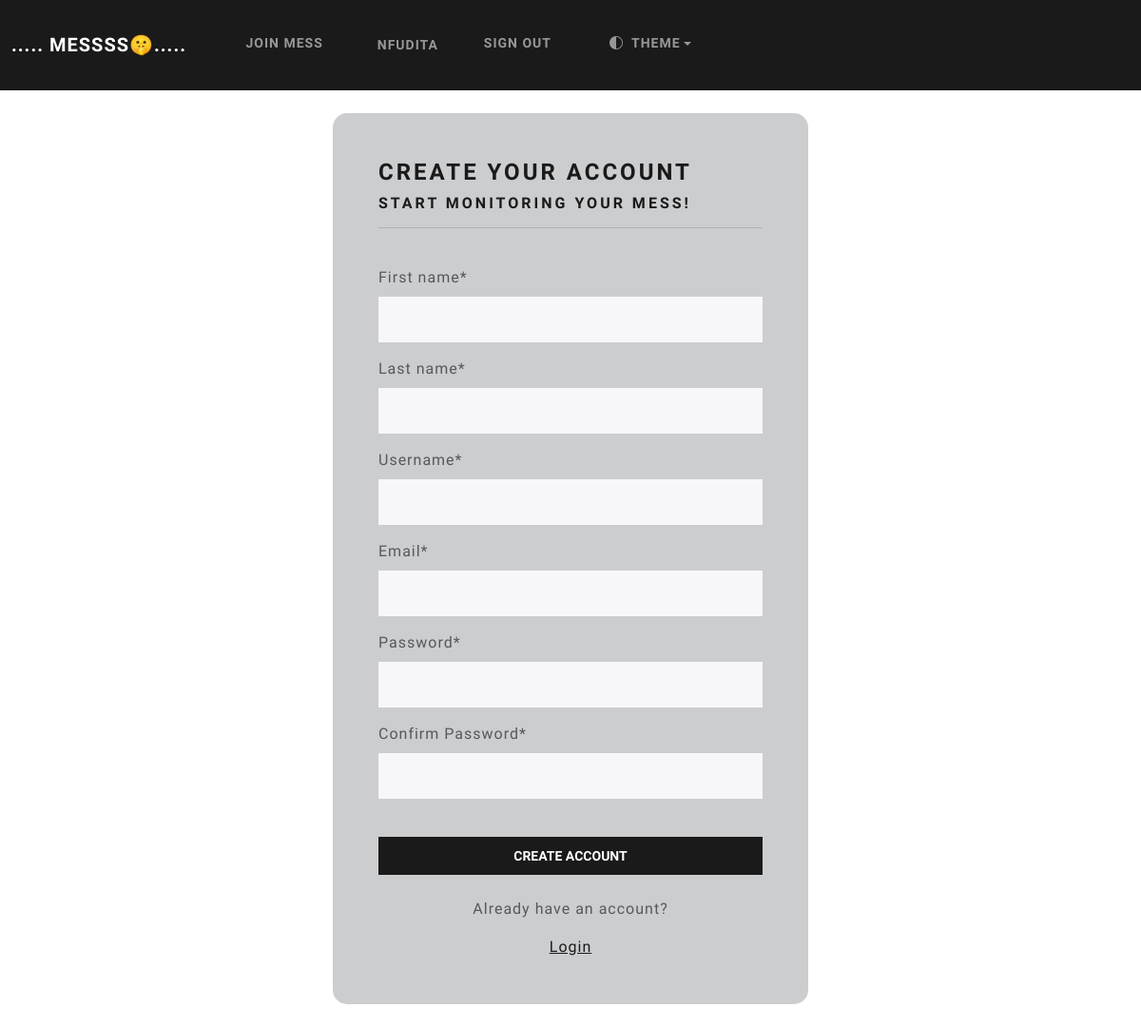
/register (signed in), run on an earlier commit of the app's database.
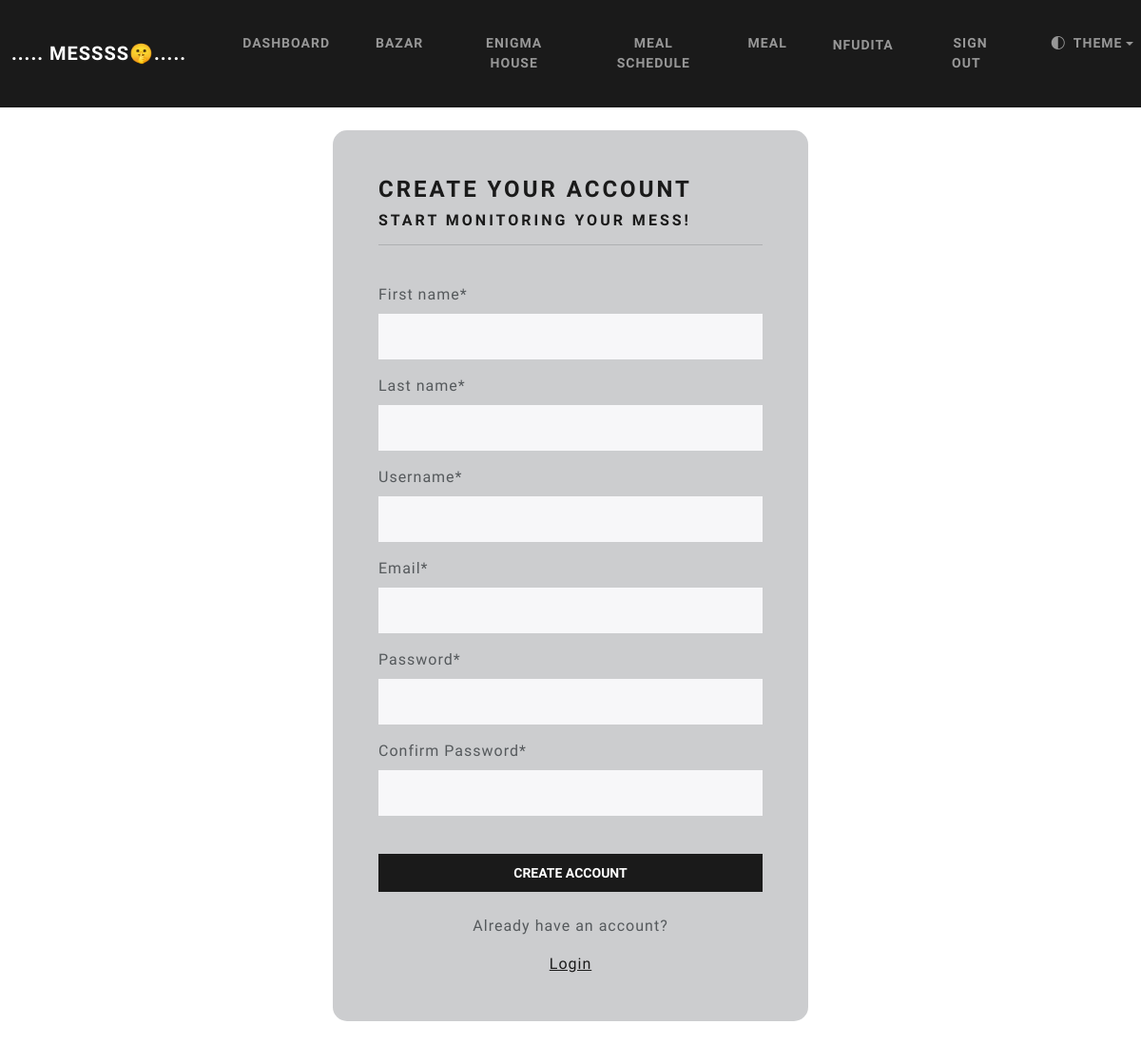
And on a later commit of the database.
### webapp/models.py (models this page shows, shortened)
class User(AbstractBaseUser):
    first_name = models.CharField(max_length=50)
    last_name = models.CharField(max_length=50)
    username = models.CharField(max_length=50, unique=True)
    email = models.EmailField(max_length=100 , unique=True)
    phone = models.CharField(max_length=15, blank=True, unique=False, null=True)
    date_joined = models.DateTimeField(auto_now_add=True)
    last_login = models.DateTimeField(auto_now_add=True)
    created_login = models.DateTimeField(auto_now_add=True)
    modified_login = models.DateTimeField(auto_now_add=True)
    is_admin = models.BooleanField(default=False)
    is_staff = models.BooleanField(default=False)
    is_active = models.BooleanField(default=True)
    is_superadmin = models.BooleanField(default=False)
    in_mess = models.ForeignKey(
        Mess,
        on_delete=models.SET_NULL,
        null=True,
        blank=True,
        related_name='user'
    )
    USERNAME_FIELD = 'email'
    REQUIRED_FIELDS = ['username', 'first_name', 'last_name']
    objects = UserManager()
    def __str__(self):
        return self.username

class Mess(models.Model):
    name = models.CharField(max_length=100)
    mess_code = models.CharField(max_length=8, unique=True)
    lunch_update_time =  models.TimeField(default="08:00")
    meal_update_time =  models.TimeField(default="18:00")
    def __str__(self):
        return self.name

### webapp/views.py (the view, shortened to what this page needs)
# urls.py: path('register', views.register_user_mess, name="register"),
def register_user_mess(request):
    form = SignUp()
    context = {'form':form}
    return render(request, 'webapp/register.html', context=context)

### webapp/forms.py (shortened to what this page needs)
class SignUp(forms.ModelForm):
    password = forms.CharField(widget=forms.PasswordInput)
    password_confirm = forms.CharField(widget=forms.PasswordInput, label="Confirm Password")
    class Meta:
        model = User
        fields = ['first_name', 'last_name' ,'username', 'email'  ]

### webapp/templates/webapp/register.html (shortened to what this page needs)
{% extends "webapp/base.html" %}
{% load crispy_forms_tags %}
{% block content %}
    <body>
        <div class="container bg-dark shadow-md p-5 bg-opacity-25 form-layout" >
            <h3> Create your account </h3>
            <h5> Start monitoring your mess! </h5>
            <hr>
            <br>
            <form method="POST" autocomplete="off">
                {{form|crispy}}
                <br>
                <button type="submit" class="btn btn-primary w-100 btn-block p-2"> Create account </button>
            </form>
            <br>
            <div class="text-center">
                <p> Already have an account? </p> <a href='{% url "my-login" %}'> Login </a>
            </div>
        </div>
        <br>
    </body>
{% endblock  %}

### webapp/templates/webapp/navbar.html (shortened to what this page needs)
<nav class="navbar navbar-expand-lg navbar-dark bg-primary justify-content-center" data-bs-theme="dark">
      <a class="navbar-brand main-heading" href="{% url 'home' %}">
        &nbsp; ..... MeSsss🤫.....
      </a>
      <div class="collapse navbar-collapse text-center" id="navbarNavDropdown">
        <ul class="navbar-nav mr-auto">
          {% if user.is_authenticated %}
            {% if  user.in_mess %}
              <li class="nav-item">
                <a class="nav-link {% if request.path == '/dashboard' %}active{% endif %}" href='{% url "dashboard" %}'>Dashboard</a>
              </li>
              <li class="nav-item">
                <a class="nav-link {% if request.path == '/bazar-list' %}active{% endif %}" href='{% url "bazar-list" %}'>Bazar  </a>
              </li>
              <li class="nav-item">
                <a class="nav-link {% if request.path == '/my-mess' %}active{% endif %}" href='{% url "my-mess" %}'>{{user.in_mess}}  </a>
              </li>
              <li class="nav-item">
                <a class="nav-link {% if request.path == '/meal-schedule' %}active{% endif %}" href='{% url "meal_schedule" %}'> Meal Schedule  </a>
              </li>
              <li class="nav-item">
                <a class="nav-link {% if request.path == '/meal' %}active{% endif %}" href='{% url "meal_list" %}'> Meal</a>
              </li>
            {% else %}
              <li class="nav-item">
                <a class="nav-link {% if request.path == '/join-mess' or request.path == '/create-mess' %}active{% endif %}" href='{% url "join_mess" %}'>Join Mess &nbsp;  </a>
              </li>
            {% endif %}
            {% if  user.is_authenticated %}
            <li class="nav-item">
              <a class="nav-link btn btn-light " {%comment%}style="border-radius: 50%;"{%endcomment%} href="">{{user}} </a>
            </li>
          {% endif %}
            <li class="nav-item">
              <a class="nav-link " href='{% url "logout" %}'>Sign out &nbsp;  </a>
            </li>
          {% endif %}
          <li class="nav-item dropdown ms-auto me-auto" style='list-style-type: none;'>
            <a
              class="nav-link dropdown-toggle d-flex align-items-center"
              href="#"
              id="theme-menu"
              aria-expanded="false"
              data-bs-toggle="dropdown"
              aria-label="Toggle theme"
            >
              <i class="bi bi-circle-half"></i>
              <span class="ms-2">Theme</span>
            </a>
          </li>
        </ul>
      </div>
  </nav>

What changed in the data, as far as the page shows it:
changed User "NFUDITA": in_mess_id empty → 1 (drawn); in_mess (not shown) → "ENIGMA HOUSE"
Also different on the page:
text no longer shown: "JOIN MESS"
text now shown: "DASHBOARD BAZAR MEAL SCHEDULE MEAL"
